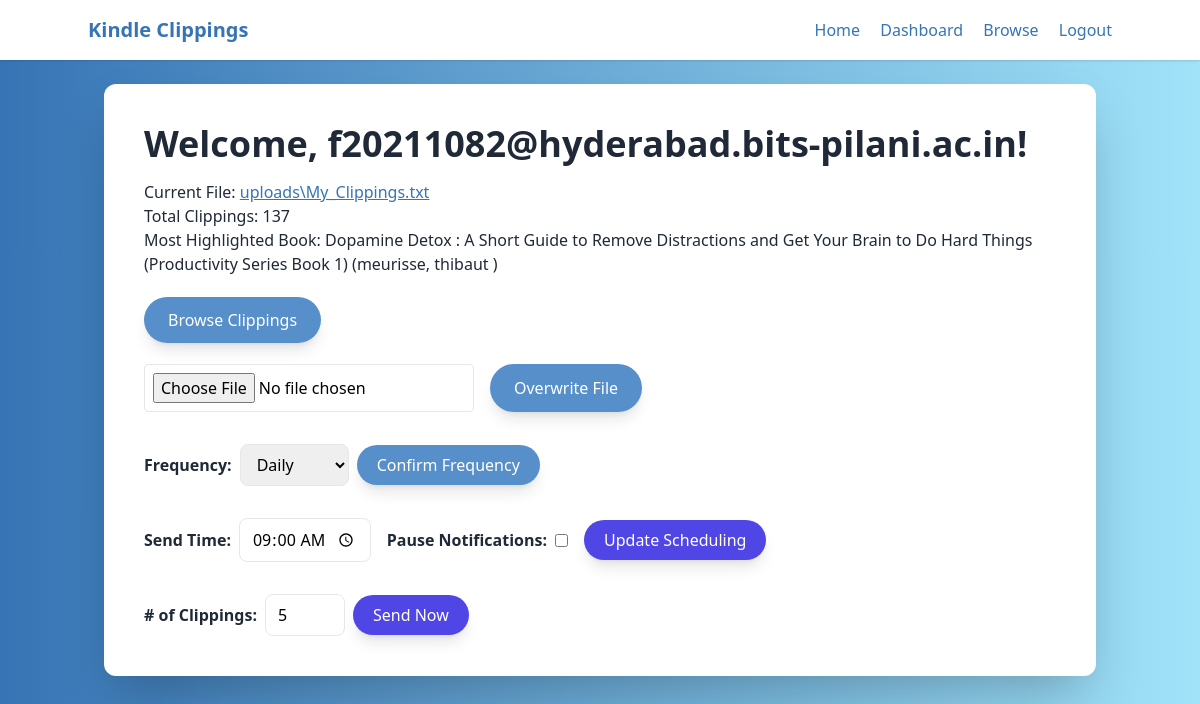
The app's page /dashboard (signed in) with its own data.
### tables this page shows
CREATE TABLE users (
            id INTEGER PRIMARY KEY AUTOINCREMENT,
            email TEXT UNIQUE NOT NULL,
            password TEXT NOT NULL,
            frequency TEXT NOT NULL DEFAULT 'daily',
            last_sent TEXT,
            send_time TEXT NOT NULL DEFAULT '09:00',
            notifications_paused INTEGER NOT NULL DEFAULT 0
        );

CREATE TABLE clippings (
            id INTEGER PRIMARY KEY AUTOINCREMENT,
            user_id INTEGER NOT NULL,
            file_path TEXT NOT NULL,
            FOREIGN KEY(user_id) REFERENCES users(id)
        );

### app.py (the view)
@app.route("/dashboard")
@login_required
def dashboard():
    conn = sqlite3.connect("users.db")
    c = conn.cursor()
    c.execute("SELECT file_path FROM clippings WHERE user_id=?", (current_user.id,))
    row = c.fetchone()
    conn.close()
    if row:
        file_name = os.path.basename(row[0])
        total, most_book = get_analytics(current_user.id)
        file_display = file_name
    else:
        file_display = "No clippings file uploaded yet."
        total, most_book = 0, "N/A"
    distribution = get_book_distribution(current_user.id)
    labels = list(distribution.keys())
    counts = list(distribution.values())
    return render_template("dashboard.html",
                           file_display=file_display,
                           total=total,
                           most_highlighted=most_book,
                           chart_labels=labels,
                           chart_counts=counts)

### app.py (called while the page is built)
@login_manager.user_loader
def load_user(user_id):
    conn = sqlite3.connect('users.db')
    c = conn.cursor()
    c.execute("SELECT id, email, frequency, last_sent, send_time, notifications_paused FROM users WHERE id=?", (user_id,))
    row = c.fetchone()
    conn.close()
    if row:
        return User(*row)
    return None

def read_clippings_from_file(file_path):
    with open(file_path, 'r', encoding='utf-8') as f:
        return f.read().split("==========\n")

def get_book_distribution(user_id):
    conn = sqlite3.connect('users.db')
    c = conn.cursor()
    c.execute("SELECT file_path FROM clippings WHERE user_id=?", (user_id,))
    row = c.fetchone()
    conn.close()
    distribution = {}
    if not row:
        return distribution  # no file => empty
    path = row[0]
    try:
        raw_data = read_clippings_from_file(path)
        for clip in raw_data:
            lines = [ln.strip() for ln in clip.split('\n') if ln.strip()]
            if len(lines) >= 2:
                book = lines[0]
                distribution[book] = distribution.get(book, 0) + 1
    except:
        pass
    return distribution

### templates/dashboard.html (shortened to what this page needs)
{% extends "base.html" %}
{% block content %}
<div class="p-10 bg-white rounded-xl shadow-2xl">
    <h2 class="text-4xl font-bold text-gray-800">Welcome, {{ current_user.email }}!</h2>
    <div class="mt-4 text-gray-800">
        <p>Current File: <span class="underline text-[#3674B5]">{{ file_display }}</span></p>
        <p>Total Clippings: {{ total }}</p>
        <p>Most Highlighted Book: {{ most_highlighted }}</p>
    </div>
    <div class="mt-8">
        <a href="{{ url_for('browse') }}"
            class="px-6 py-3 bg-[#578FCA] text-white rounded-full shadow-lg hover:bg-[#3674B5]">
            Browse Clippings
        </a>
    </div>
    <div class="mt-8">
        <form action="{{ url_for('upload_file') }}" method="post" enctype="multipart/form-data"
            class="flex flex-col sm:flex-row items-center sm:space-x-4">
            <input type="file" name="file" class="p-2 border rounded mb-4 sm:mb-0">
            <button type="submit" class="px-6 py-3 bg-[#578FCA] text-white rounded-full shadow-lg hover:bg-[#3674B5]">
                Overwrite File
            </button>
        </form>
    </div>
    <div class="mt-8">
        <form action="{{ url_for('update_frequency') }}" method="post" class="flex items-center space-x-2">
            <label class="font-semibold text-gray-800">Frequency:</label>
            <select name="frequency" class="px-3 py-2 border rounded-lg focus:ring focus:ring-blue-300">
                <option value="daily" {% if current_user.frequency=='daily' %}selected{% endif %}>Daily</option>
            </select>
            <button type="submit" class="px-5 py-2 bg-[#578FCA] text-white rounded-full hover:bg-[#3674B5] shadow-lg">
                Confirm Frequency
            </button>
        </form>
    </div>
    <div class="mt-8">
        <form action="{{ url_for('update_scheduling') }}" method="post"
            class="flex flex-col sm:flex-row items-center sm:space-x-4">
            <div class="flex items-center space-x-2">
                <label class="font-semibold text-gray-800">Send Time:</label>
                <input type="time" name="send_time" value="{{ current_user.send_time }}"
                    class="px-3 py-2 border rounded-lg">
            </div>
            <div class="flex items-center space-x-2 mt-4 sm:mt-0">
                <label class="font-semibold text-gray-800">Pause Notifications:</label>
                <input type="checkbox" name="notifications_paused" >
            </div>
            <button type="submit"
                class="mt-4 sm:mt-0 px-5 py-2 bg-indigo-600 text-white rounded-full hover:bg-indigo-700 shadow-lg">
                Update Scheduling
            </button>
        </form>
    </div>
    <div class="mt-8 flex flex-col sm:flex-row sm:items-center sm:space-x-2">
        <form action="{{ url_for('send_now') }}" method="post" class="flex items-center space-x-2">
            <label class="font-semibold text-gray-800"># of Clippings:</label>
            <input type="number" name="num_clippings" value="5" min="1" class="w-20 px-3 py-2 border rounded-lg">
            <button type="submit" class="px-5 py-2 bg-indigo-600 text-white rounded-full hover:bg-indigo-700 shadow-lg">
                Send Now
            </button>
        </form>
    </div>
</div>
{% endblock %}

### templates/base.html (shortened to what this page needs)
<!DOCTYPE html>
<html lang="en">
<head>
    <script src="https://cdn.tailwindcss.com"></script>
</head>
<body class="bg-gradient-to-r from-[#3674B5] to-[#A1E3F9] min-h-screen">
    <nav class="bg-white shadow p-4">
        <div class="container mx-auto flex justify-between items-center">
            <div class="text-xl font-bold text-[#3674B5]">
                <a href="{{ url_for('home') }}">Kindle Clippings</a>
            </div>
            <div class="space-x-4">
                <a href="{{ url_for('home') }}" class="text-[#3674B5] hover:text-[#578FCA]">Home</a>
                {% if current_user.is_authenticated %}
                <a href="{{ url_for('dashboard') }}" class="text-[#3674B5] hover:text-[#578FCA]">Dashboard</a>
                <a href="{{ url_for('browse') }}" class="text-[#3674B5] hover:text-[#578FCA]">Browse</a>
                <a href="{{ url_for('logout') }}" class="text-[#3674B5] hover:text-[#578FCA]">Logout</a>
                {% else %}
                <a href="{{ url_for('login') }}" class="text-[#3674B5] hover:text-[#578FCA]">Login</a>
                <a href="{{ url_for('signup') }}" class="text-[#3674B5] hover:text-[#578FCA]">Sign Up</a>
                {% endif %}
            </div>
        </div>
    </nav>
    <div class="container mx-auto px-4 mt-6">
        {% block content %}{% endblock %}
    </div>
</body>
</html>

### records on screen
users: email "f20211082@hyderabad.bits-pilani.ac.in", frequency "Daily", send_time "09:00"
clippings: file_path "uploads\\My_Clippings.txt"

### other values on screen
{{ total }} "137"
{{ most_highlighted }} "Dopamine Detox : A Short Guide to Remove Distractions and Get Your Brain to Do Hard Things (Productivity Series Book 1) (meurisse, thibaut )"
